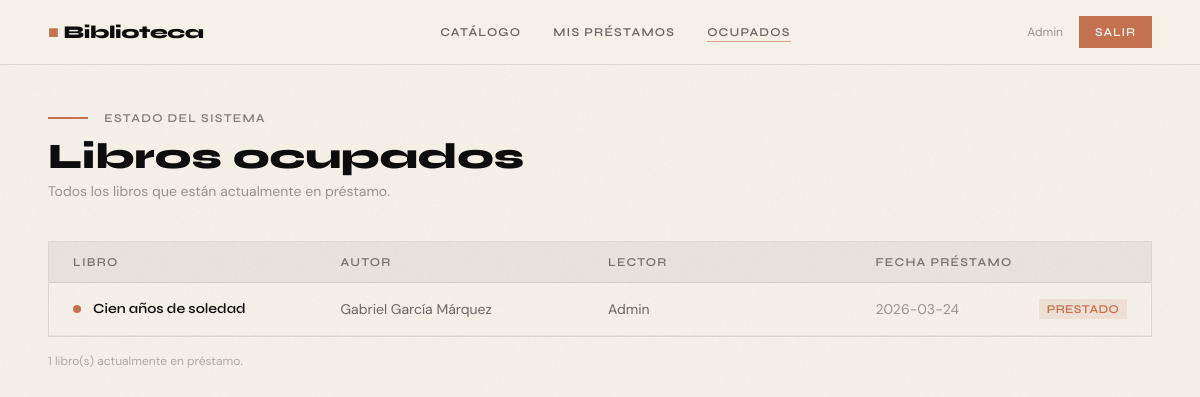
Page /occupied (signed in) on the earlier database version.
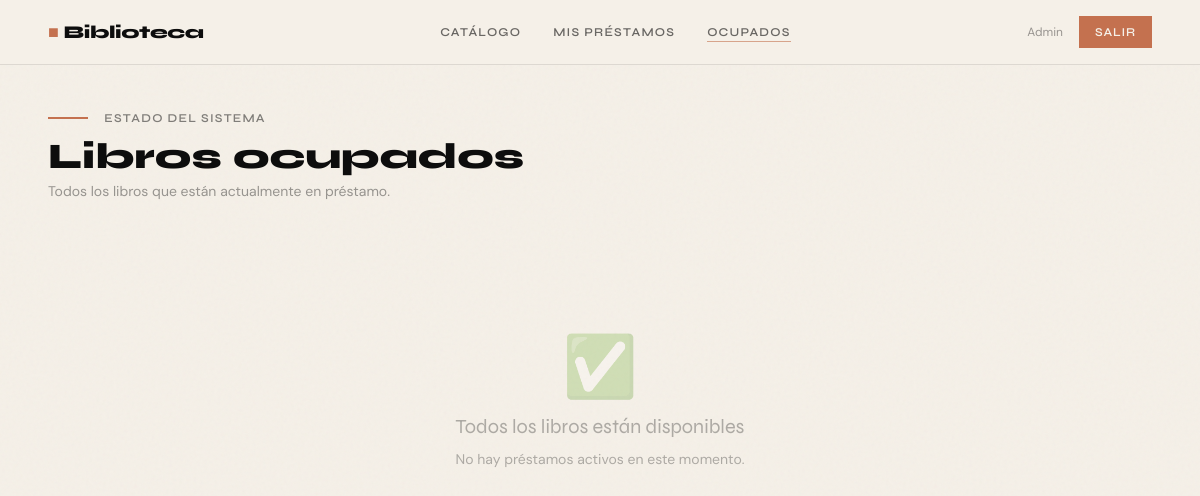
Same page on the later database version.
### tables this page shows
CREATE TABLE users (
            id       INTEGER PRIMARY KEY AUTOINCREMENT,
            name     TEXT    NOT NULL,
            email    TEXT    NOT NULL UNIQUE,
            password TEXT    NOT NULL
        );

CREATE TABLE loans (
            id          INTEGER PRIMARY KEY AUTOINCREMENT,
            user_id     INTEGER NOT NULL REFERENCES users(id),
            book_id     INTEGER NOT NULL REFERENCES books(id),
            loan_date   TEXT    DEFAULT (datetime('now')),
            return_date TEXT,
            returned    INTEGER DEFAULT 0        -- 0 = activo, 1 = devuelto
        );

CREATE TABLE books (
            id          INTEGER PRIMARY KEY AUTOINCREMENT,
            title       TEXT    NOT NULL,
            author      TEXT    NOT NULL,
            genre       TEXT,
            year        INTEGER,
            cover_color TEXT    DEFAULT '#3D5A47',
            available   INTEGER DEFAULT 1        -- 1 = disponible, 0 = prestado
        );

### app.py (the view)
@app.route('/occupied')
@login_required
def occupied():
    conn  = get_db_connection()
    loans = conn.execute(
        """SELECT books.title, books.author, books.cover_color,
                  users.name AS borrower, loans.loan_date
           FROM loans
           JOIN books ON loans.book_id=books.id
           JOIN users ON loans.user_id=users.id
           WHERE loans.returned=0
           ORDER BY loans.loan_date DESC"""
    ).fetchall()
    conn.close()
    return render_template('occupied.html', loans=loans)

### app.py (called while the page is built)
def get_db_connection():
    conn = sqlite3.connect(DATABASE)
    conn.row_factory = sqlite3.Row
    return conn

def login_required(f):
    from functools import wraps
    @wraps(f)
    def decorated(*args, **kwargs):
        if 'user_id' not in session:
            flash("Debes iniciar sesión primero.")
            return redirect(url_for('login'))
        return f(*args, **kwargs)
    return decorated

### templates/occupied.html (shortened to what this page needs)
{% extends "base.html" %}
{% block content %}
<div class="mb-2">
  <span style="width:40px;height:2px;background:#C4714F;display:inline-block;vertical-align:middle;margin-right:12px;"></span>
  <span class="text-xs font-display font-semibold tracking-widest text-ink uppercase opacity-50">Estado del sistema</span>
</div>
<h1 class="font-display text-4xl font-extrabold text-ink mb-1">Libros ocupados</h1>
<p class="text-sm text-ink opacity-40 mb-10">Todos los libros que están actualmente en préstamo.</p>
{% if loans %}
<div class="overflow-hidden border border-ink border-opacity-10">
  <div class="grid grid-cols-4 gap-4 px-6 py-3 bg-ink bg-opacity-5 border-b border-ink border-opacity-10">
    <span class="text-xs font-display font-semibold tracking-widest uppercase opacity-50">Libro</span>
    <span class="text-xs font-display font-semibold tracking-widest uppercase opacity-50">Autor</span>
    <span class="text-xs font-display font-semibold tracking-widest uppercase opacity-50">Lector</span>
    <span class="text-xs font-display font-semibold tracking-widest uppercase opacity-50">Fecha préstamo</span>
  </div>
  {% for loan in loans %}
  <div class="grid grid-cols-4 gap-4 px-6 py-4 border-b border-ink border-opacity-5 items-center hover:bg-ink hover:bg-opacity-[0.02] transition-colors animate-fade-up" style="animation-delay:{{ loop.index0 * 0.05 }}s;opacity:0">
    <div class="flex items-center gap-3">
      <div class="w-2 h-2 rounded-full flex-shrink-0" style="background:{{ loan['cover_color'] }}"></div>
      <span class="font-display font-semibold text-sm text-ink truncate">{{ loan['title'] }}</span>
    </div>
    <span class="text-sm text-ink opacity-60 truncate">{{ loan['author'] }}</span>
    <span class="text-sm text-ink opacity-60">{{ loan['borrower'] }}</span>
    <div class="flex items-center justify-between">
      <span class="text-sm text-ink opacity-40">{{ loan['loan_date'][:10] }}</span>
      <span class="badge-borrowed text-xs font-display font-semibold px-2 py-0.5 uppercase tracking-wide">Prestado</span>
    </div>
  </div>
  {% endfor %}
</div>
<p class="text-xs text-ink opacity-30 mt-4">{{ loans | length }} libro(s) actualmente en préstamo.</p>
{% else %}
<div class="text-center py-24 text-ink opacity-30">
  <p class="text-6xl mb-4">✅</p>
  <p class="font-display text-xl mb-2">Todos los libros están disponibles</p>
  <p class="text-sm">No hay préstamos activos en este momento.</p>
</div>
{% endif %}
{% endblock %}

### templates/base.html (shortened to what this page needs)
<!DOCTYPE html>
<html lang="es">
<head>
  <script src="https://cdn.tailwindcss.com"></script>
</head>
<body class="noise bg-cream min-h-screen">
  {% if session.user_id %}
  <nav class="relative z-20 border-b border-ink border-opacity-10 bg-cream bg-opacity-90 backdrop-blur-sm">
    <div class="max-w-6xl mx-auto px-6 flex items-center justify-between h-16">
      <a href="{{ url_for('dashboard') }}" class="font-display font-extrabold text-lg text-ink tracking-tight">
        <span class="text-clay">■</span> Biblioteca
      </a>
      <div class="hidden md:flex items-center gap-8 text-xs font-semibold uppercase tracking-widest">
        <a href="{{ url_for('books') }}"    class="nav-link text-ink opacity-60 hover:opacity-100 transition-opacity {% if request.endpoint=='books' %}active opacity-100{% endif %}">Catálogo</a>
        <a href="{{ url_for('my_loans') }}" class="nav-link text-ink opacity-60 hover:opacity-100 transition-opacity {% if request.endpoint=='my_loans' %}active opacity-100{% endif %}">Mis préstamos</a>
        <a href="{{ url_for('occupied') }}" class="nav-link text-ink opacity-60 hover:opacity-100 transition-opacity {% if request.endpoint=='occupied' %}active opacity-100{% endif %}">Ocupados</a>
      </div>
      <div class="flex items-center gap-4">
        <span class="hidden md:inline text-xs font-body text-ink opacity-40">{{ session.user_name }}</span>
        <a href="{{ url_for('logout') }}" class="btn-clay text-xs py-2 px-4"><span>Salir</span></a>
      </div>
    </div>
  </nav>
  {% endif %}
  <main class="relative z-10 max-w-6xl mx-auto px-6 py-10">
    {% block content %}{% endblock %}
  </main>
</body>
</html>

Differences in the rows shown:
no longer on this page (row unchanged): users: user_name "Admin"
no longer on this page (row edited): loans: title "Cien años de soledad", author "Gabriel García Márquez", borrower "Admin", loan_date "2026-03-24"
Other differences:
{{ session.user_name }}: (not shown) → "Admin"
{{ loans | length }}: "1" → (not shown)
text no longer shown: "LIBRO AUTOR LECTOR FECHA PRÉSTAMO libro(s) actualmente en préstamo."
text now shown: "✅ Todos los libros están disponibles No hay préstamos activos en este momento."
